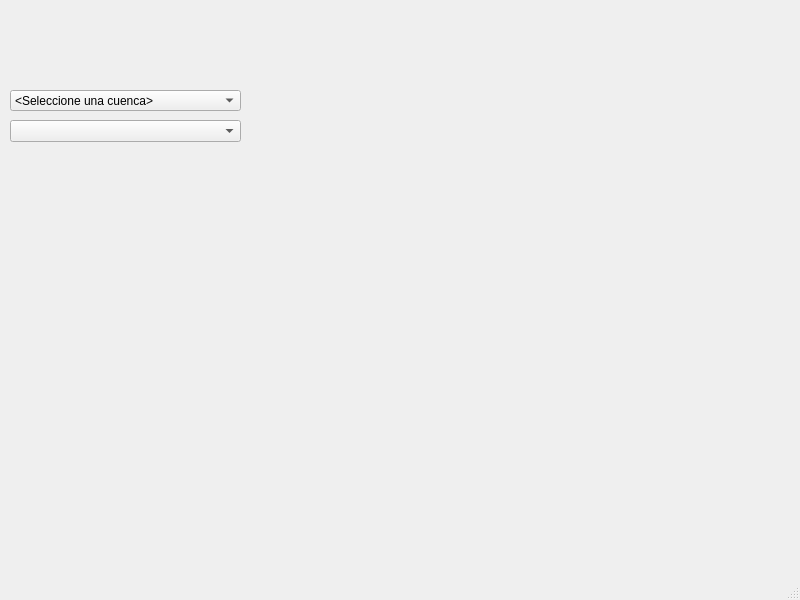
<?xml version="1.0" encoding="UTF-8"?>
<ui version="4.0">
 <class>MainWindow</class>
 <widget class="QMainWindow" name="MainWindow">
  <property name="geometry">
   <rect>
    <x>0</x>
    <y>0</y>
    <width>800</width>
    <height>600</height>
   </rect>
  </property>
  <property name="windowTitle">
   <string>MainWindow</string>
  </property>
  <widget class="QWidget" name="centralwidget">
   <widget class="QComboBox" name="comboBox_cuencas">
    <property name="geometry">
     <rect>
      <x>10</x>
      <y>90</y>
      <width>231</width>
      <height>21</height>
     </rect>
    </property>
    <item>
     <property name="text">
      <string>&lt;Seleccione una cuenca&gt;</string>
     </property>
    </item>
    <item>
     <property name="text">
      <string>Rio Maipo</string>
     </property>
    </item>
    <item>
     <property name="text">
      <string>Rio Rapel</string>
     </property>
    </item>
    <item>
     <property name="text">
      <string>Rio Mataquito</string>
     </property>
    </item>
    <item>
     <property name="text">
      <string>Rio Maule</string>
     </property>
    </item>
   </widget>
   <widget class="QComboBox" name="comboBox_cuencas_cabecera">
    <property name="geometry">
     <rect>
      <x>10</x>
      <y>120</y>
      <width>231</width>
      <height>22</height>
     </rect>
    </property>
   </widget>
  </widget>
  <widget class="QMenuBar" name="menubar">
   <property name="geometry">
    <rect>
     <x>0</x>
     <y>0</y>
     <width>800</width>
     <height>21</height>
    </rect>
   </property>
  </widget>
  <widget class="QStatusBar" name="statusbar"/>
 </widget>
 <resources/>
 <connections/>
</ui>
